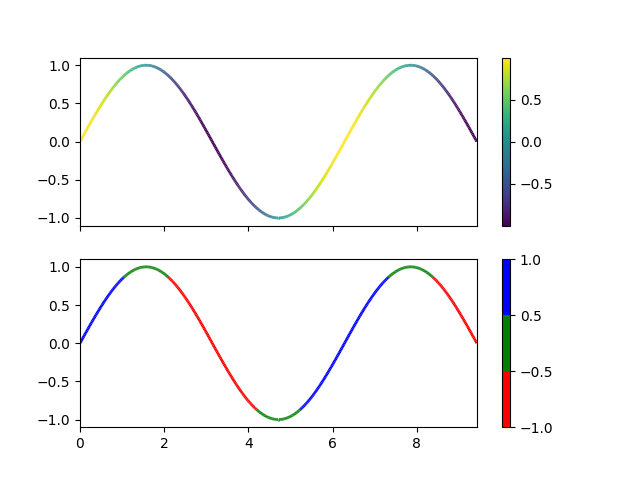

Here is the Python script that generated this plot:
import numpy as np
import matplotlib.pyplot as plt
from matplotlib.collections import LineCollection
from matplotlib.colors import ListedColormap, BoundaryNorm

x = np.linspace(0, 3 * np.pi, 500)
y = np.sin(x)
dydx = np.cos(0.5 * (x[:-1] + x[1:]))  # first derivative

# Create a set of line segments so that we can color them individually
# This creates the points as a N x 1 x 2 array so that we can stack points
# together easily to get the segments. The segments array for line collection
# needs to be (numlines) x (points per line) x 2 (for x and y)
points = np.array([x, y]).T.reshape(-1, 1, 2)
segments = np.concatenate([points[:-1], points[1:]], axis=1)

fig, axs = plt.subplots(2, 1, sharex=True, sharey=True)

# Create a continuous norm to map from data points to colors
norm = plt.Normalize(dydx.min(), dydx.max())
lc = LineCollection(segments, cmap="viridis", norm=norm)
# Set the values used for colormapping
lc.set_array(dydx)
lc.set_linewidth(2)
line = axs[0].add_collection(lc)
fig.colorbar(line, ax=axs[0])

# Use a boundary norm instead
cmap = ListedColormap(["r", "g", "b"])
norm = BoundaryNorm([-1, -0.5, 0.5, 1], cmap.N)
lc = LineCollection(segments, cmap=cmap, norm=norm)
lc.set_array(dydx)
lc.set_linewidth(2)
line = axs[1].add_collection(lc)
fig.colorbar(line, ax=axs[1])

axs[0].set_xlim(x.min(), x.max())
axs[0].set_ylim(-1.1, 1.1)
plt.savefig("examples/plotting/colored_lines.png")
